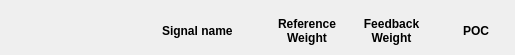
<?xml version="1.0" encoding="UTF-8"?>
<ui version="4.0">
 <class>Form</class>
 <widget class="QWidget" name="Form">
  <property name="geometry">
   <rect>
    <x>0</x>
    <y>0</y>
    <width>515</width>
    <height>55</height>
   </rect>
  </property>
  <property name="windowTitle">
   <string>Form</string>
  </property>
  <layout class="QVBoxLayout" name="verticalLayout">
   <property name="leftMargin">
    <number>0</number>
   </property>
   <property name="topMargin">
    <number>0</number>
   </property>
   <property name="rightMargin">
    <number>0</number>
   </property>
   <property name="bottomMargin">
    <number>0</number>
   </property>
   <item>
    <layout class="QGridLayout" name="gridLayout">
     <item row="0" column="0">
      <widget class="QLabel" name="label_57">
       <property name="sizePolicy">
        <sizepolicy hsizetype="Preferred" vsizetype="Fixed">
         <horstretch>0</horstretch>
         <verstretch>0</verstretch>
        </sizepolicy>
       </property>
       <property name="minimumSize">
        <size>
         <width>50</width>
         <height>0</height>
        </size>
       </property>
       <property name="maximumSize">
        <size>
         <width>16777215</width>
         <height>0</height>
        </size>
       </property>
       <property name="font">
        <font>
         <weight>50</weight>
         <bold>false</bold>
        </font>
       </property>
       <property name="text">
        <string/>
       </property>
      </widget>
     </item>
     <item row="0" column="3">
      <widget class="PyDMLineEdit" name="PyDMLineEdit">
       <property name="sizePolicy">
        <sizepolicy hsizetype="Expanding" vsizetype="Fixed">
         <horstretch>1</horstretch>
         <verstretch>1</verstretch>
        </sizepolicy>
       </property>
       <property name="minimumSize">
        <size>
         <width>70</width>
         <height>0</height>
        </size>
       </property>
       <property name="maximumSize">
        <size>
         <width>16777215</width>
         <height>0</height>
        </size>
       </property>
       <property name="toolTip">
        <string/>
       </property>
       <property name="alignment">
        <set>Qt::AlignCenter</set>
       </property>
      </widget>
     </item>
     <item row="0" column="4">
      <widget class="PyDMLineEdit" name="PyDMLineEdit_11">
       <property name="sizePolicy">
        <sizepolicy hsizetype="Expanding" vsizetype="Fixed">
         <horstretch>1</horstretch>
         <verstretch>1</verstretch>
        </sizepolicy>
       </property>
       <property name="minimumSize">
        <size>
         <width>70</width>
         <height>0</height>
        </size>
       </property>
       <property name="maximumSize">
        <size>
         <width>16777215</width>
         <height>0</height>
        </size>
       </property>
       <property name="toolTip">
        <string/>
       </property>
       <property name="alignment">
        <set>Qt::AlignCenter</set>
       </property>
      </widget>
     </item>
     <item row="0" column="2">
      <widget class="PyDMLabel" name="PyDMLabel_149">
       <property name="sizePolicy">
        <sizepolicy hsizetype="Preferred" vsizetype="Fixed">
         <horstretch>0</horstretch>
         <verstretch>0</verstretch>
        </sizepolicy>
       </property>
       <property name="minimumSize">
        <size>
         <width>100</width>
         <height>0</height>
        </size>
       </property>
       <property name="maximumSize">
        <size>
         <width>16777215</width>
         <height>0</height>
        </size>
       </property>
       <property name="toolTip">
        <string/>
       </property>
      </widget>
     </item>
     <item row="0" column="1">
      <widget class="QLabel" name="label">
       <property name="sizePolicy">
        <sizepolicy hsizetype="Preferred" vsizetype="Fixed">
         <horstretch>0</horstretch>
         <verstretch>0</verstretch>
        </sizepolicy>
       </property>
       <property name="minimumSize">
        <size>
         <width>100</width>
         <height>0</height>
        </size>
       </property>
       <property name="maximumSize">
        <size>
         <width>16777215</width>
         <height>0</height>
        </size>
       </property>
       <property name="font">
        <font>
         <weight>50</weight>
         <bold>false</bold>
        </font>
       </property>
       <property name="text">
        <string/>
       </property>
      </widget>
     </item>
     <item row="0" column="5">
      <widget class="PyDMLineEdit" name="PyDMLineEdit_21">
       <property name="sizePolicy">
        <sizepolicy hsizetype="Expanding" vsizetype="Fixed">
         <horstretch>1</horstretch>
         <verstretch>1</verstretch>
        </sizepolicy>
       </property>
       <property name="minimumSize">
        <size>
         <width>70</width>
         <height>0</height>
        </size>
       </property>
       <property name="maximumSize">
        <size>
         <width>16777215</width>
         <height>0</height>
        </size>
       </property>
       <property name="toolTip">
        <string/>
       </property>
       <property name="alignment">
        <set>Qt::AlignCenter</set>
       </property>
      </widget>
     </item>
     <item row="1" column="2">
      <widget class="QLabel" name="label_89">
       <property name="font">
        <font>
         <weight>75</weight>
         <bold>true</bold>
        </font>
       </property>
       <property name="text">
        <string>Signal name</string>
       </property>
      </widget>
     </item>
     <item row="1" column="3">
      <widget class="QLabel" name="label_11">
       <property name="font">
        <font>
         <weight>75</weight>
         <bold>true</bold>
        </font>
       </property>
       <property name="text">
        <string>Reference
Weight</string>
       </property>
       <property name="alignment">
        <set>Qt::AlignCenter</set>
       </property>
      </widget>
     </item>
     <item row="1" column="4">
      <widget class="QLabel" name="label_12">
       <property name="font">
        <font>
         <weight>75</weight>
         <bold>true</bold>
        </font>
       </property>
       <property name="text">
        <string>Feedback
Weight</string>
       </property>
       <property name="alignment">
        <set>Qt::AlignCenter</set>
       </property>
      </widget>
     </item>
     <item row="1" column="5">
      <widget class="QLabel" name="label_13">
       <property name="minimumSize">
        <size>
         <width>60</width>
         <height>0</height>
        </size>
       </property>
       <property name="font">
        <font>
         <weight>75</weight>
         <bold>true</bold>
        </font>
       </property>
       <property name="text">
        <string>POC</string>
       </property>
       <property name="alignment">
        <set>Qt::AlignCenter</set>
       </property>
      </widget>
     </item>
    </layout>
   </item>
  </layout>
 </widget>
 <customwidgets>
  <customwidget>
   <class>PyDMLabel</class>
   <extends>QLabel</extends>
   <header>pydm.widgets.label</header>
  </customwidget>
  <customwidget>
   <class>PyDMLineEdit</class>
   <extends>QLineEdit</extends>
   <header>pydm.widgets.line_edit</header>
  </customwidget>
 </customwidgets>
 <resources/>
 <connections/>
</ui>
